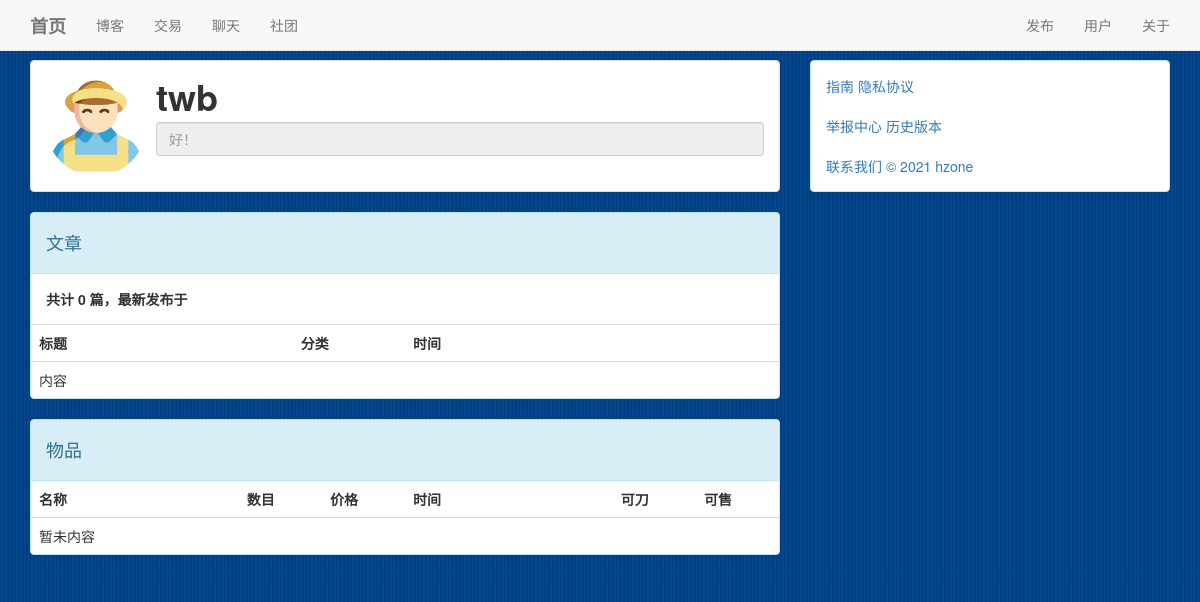
/user/13 (signed in), run on an earlier commit of the app's database.
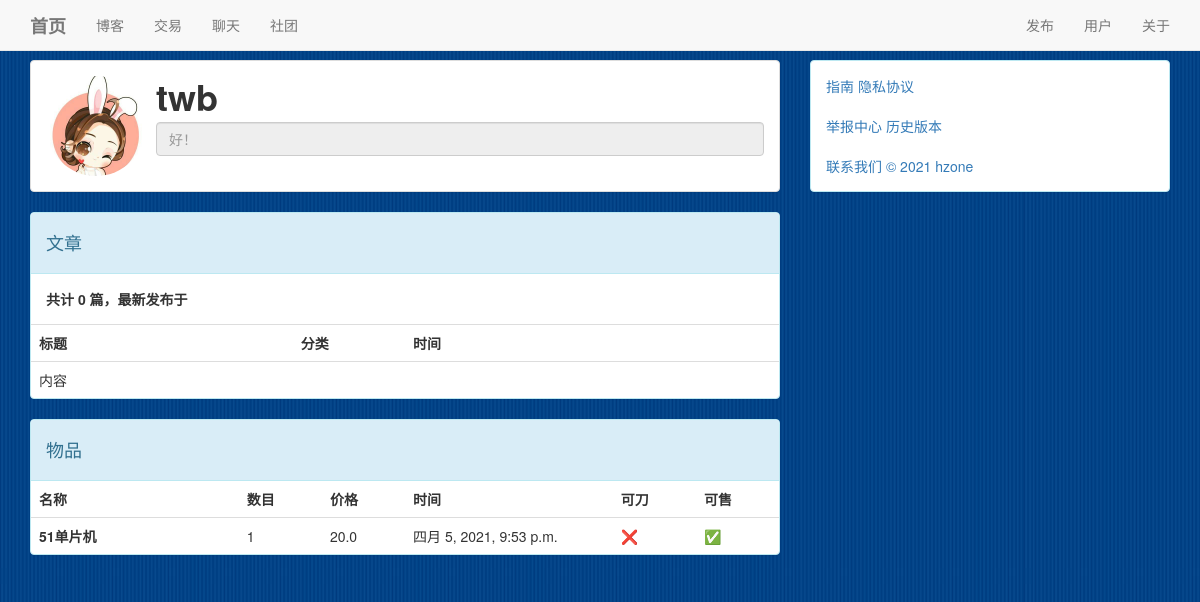
And on a later commit of the database.
### user/models.py (models this page shows)
class User(AbstractUser):
    motto = TextField(max_length=24,default='nothing at all')
    icon = ImageField(default="./static/image/icon/default/male.png",upload_to='./static/image/icon/upload/')
    class Meta:
        ordering = ['-id']
        verbose_name = '用户'
        verbose_name_plural = '用户'
    def __str__(self):
        return self.username

### deal/models.py (models this page shows, shortened)
class Item(Model):
    name = CharField(max_length=20)
    info = TextField(max_length=50)
    time = DateTimeField(auto_now_add=True)
    sold = BooleanField(default=False)
    chop = BooleanField(default=False)
    count = IntegerField(default=1)
    owner = ForeignKey(User,on_delete = DO_NOTHING)
    price = FloatField(default=0)
    image = ImageField(default="./static/image/items/default.png",upload_to='./static/image/items/upload/')
    class Meta:
        ordering=['-time']
        verbose_name = '物品'
        verbose_name_plural = '物品'

### user/views.py (the view, shortened to what this page needs)
# urls.py: path('<int:pk>',Room.as_view()),
class Room(View):
    def get(self,request,pk):
        form = userForm()
        user = get_object_or_404(User,pk = pk)
        context = {
            'visitor' :request.user,
            'user' : user,
            'form' : form,
            'atcs' : Atc.objects.filter(author = user),
            'items' : Item.objects.filter(owner = user),
        }
        return render(request,'room.html',context)

### user/forms.py
class userForm(forms.Form):
    icon = forms.ImageField(label = '用户头像',required= False)
    motto = forms.CharField(label= '个性签名',required= False)

### user/templates/room.html (shortened to what the changed rows need)
{% extends 'base.html' %}
    {% load static %}
    {% block main %}
        <div class="panel panel-default">
            <div class="panel-body">
                <div class="media">
                    <div class="media-left media-middle">
                        <a href="#" data-toggle="tooltip" title="您可以点击更换头像">
                            <img id = 'icon' class="img-circle" src="/{{ user.icon }}" height="100px" width="100px">
                        </a>
                    </div>
                    <div class="media-body">
                        <h1 class="media-heading"><strong>{{ user }}</strong></h1>
                        <form id='user_form' enctype="multipart/form-data" action="./{{ user.id }}" method="post">
                            <input type="text" name="motto" id="id_motto" placeholder = "{{ user.motto }}" class="form-control">
                        </form>
                    </div>
                </div>
            </div>
        </div>
        <div class="panel panel-info">
            <table class="table">
                <tr>
                    <th style="width:35%">标题</th>
                    <th style="width:15%">分类</th>
                    <th style="width:35%">时间</th>
                </tr>
            </table>
        </div>
        <div class="panel panel-info">
            <table class="table">
                <tr>
                    <th style="width:25%">名称</th>
                    <th style="width:10%">数目</th>
                    <th style="width:10%">价格</th>
                    <th style="width:25%">时间</th>
                    <th style="width:10%">可刀</th>
                    <th style="width:10%">可售</th>
                </tr>
                {% for item in items %}
                    <tr>
                        <td>
                            <strong>{{ item.name }}</strong>
                        </td>
                        <td> {{ item.count }} </td>
                        <td> {{ item.price }} </td>
                        <td>{{ item.time }}</td>
                        {% if item.chop %}
                            <td> ✅ </td>
                        {% else %}
                            <td> ❌ </td>
                        {% endif %}
                        {% if item.sold %}
                            <td> ❌ </td>
                        {% else %}
                            <td> ✅ </td>
                        {% endif %}
                    </tr>
                {% empty %}
                    <tr>
                        <td>暂未内容</td>
                        <td></td>
                        <td></td>
                        <td></td>
                        <td></td>
                        <td></td>
                    </tr>
                {% endfor %}
            </table>
        </div>
    {% endblock %}

What changed in the data, as far as the page shows it:
changed User "twb": icon: a different picture
added Item: name "51单片机", count "1", price "20.0", time "四月 5, 2021, 9:53 p.m."
Also different on the page:
text no longer shown: "暂未内容"
